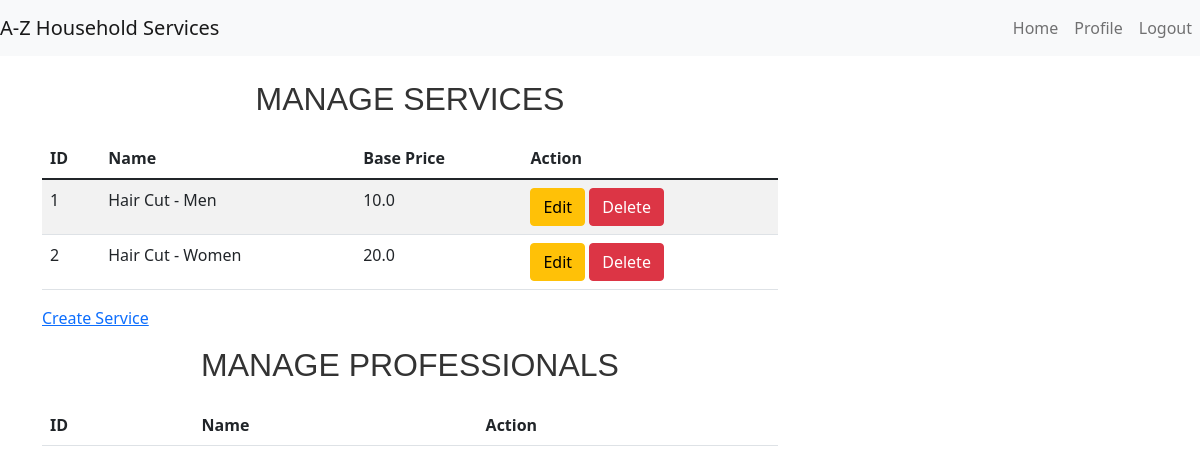
The page /admin/dashboard (signed in) on the database its author committed.
### models.py (models this page shows, shortened)
class Service(db.Model):
    __tablename__ = 'services'
    id = db.Column(db.Integer, primary_key=True)
    name = db.Column(db.String(100), nullable=False)
    price = db.Column(db.Float, nullable=False)
    description = db.Column(db.String(200))
    time_required = db.Column(db.String(50))

### app.py (the view)
@app.route('/admin/dashboard')
def admin_dashboard():
    if 'admin_user_id' in session:
        services = Service.query.all()
        professional_profile = ProfessionalProfile.query.all()
        customer_profile = CustomerProfile.query.all()
        service_requests = ServiceRequest.query.all()
        return render_template('admin_dashboard.html', services=services, professional_profile=professional_profile, customer_profile=customer_profile, service_requests=service_requests)
    return redirect(url_for('admin_login'))

### app.py (called while the page is built)
@app.before_request
def create_tables():
    global first_request
    if first_request:
        db.create_all()
        first_request = False

### templates/admin_dashboard.html (shortened to what this page needs)
{% extends "base.html" %}
{% block content %}
<div class="row">
    <div class="col-md-8">
        <h3>Manage Services</h3>
        <table class="table table-striped">
            <thead>
                <tr>
                    <th>ID</th>
                    <th>Name</th>
                    <th>Base Price</th>
                    <th>Action</th>
                </tr>
            </thead>
            <tbody>
                {% for service in services %}
                <tr>
                    <td>{{ service.id }}</td>
                    <td>{{ service.name }}</td>
                    <td>{{ service.price }}</td>
                    <td>
                        <a href="/admin/edit_service/{{ service.id }}" class="btn btn-warning">Edit</a>
                        <a href="/admin/delete_service/{{ service.id }}" class="btn btn-danger">Delete</a>
                    </td>
                </tr>
                {% endfor %}
            </tbody>
        </table>
        <p><a href="{{ url_for('create_services') }}"  >Create Service</a></p>
        <h3>Manage Professionals</h3>
        <table class="table table-striped">
            <thead>
                <tr>
                    <th>ID</th>
                    <th>Name</th>
                    <th>Action</th>
                </tr>
            </thead>
        </table>
    </div>
</div>
{% endblock %}

### static/styles/styles.css (style rules this page uses)
h3 { font-family: 'Arial', sans-serif; font-size: 32px; color: #333; text-align: center; margin-bottom: 20px; text-transform: uppercase; }

### rows shown on the page
Service: id "1", name "Hair Cut - Men", price "10.0"
Service: id "2", name "Hair Cut - Women", price "20.0"
